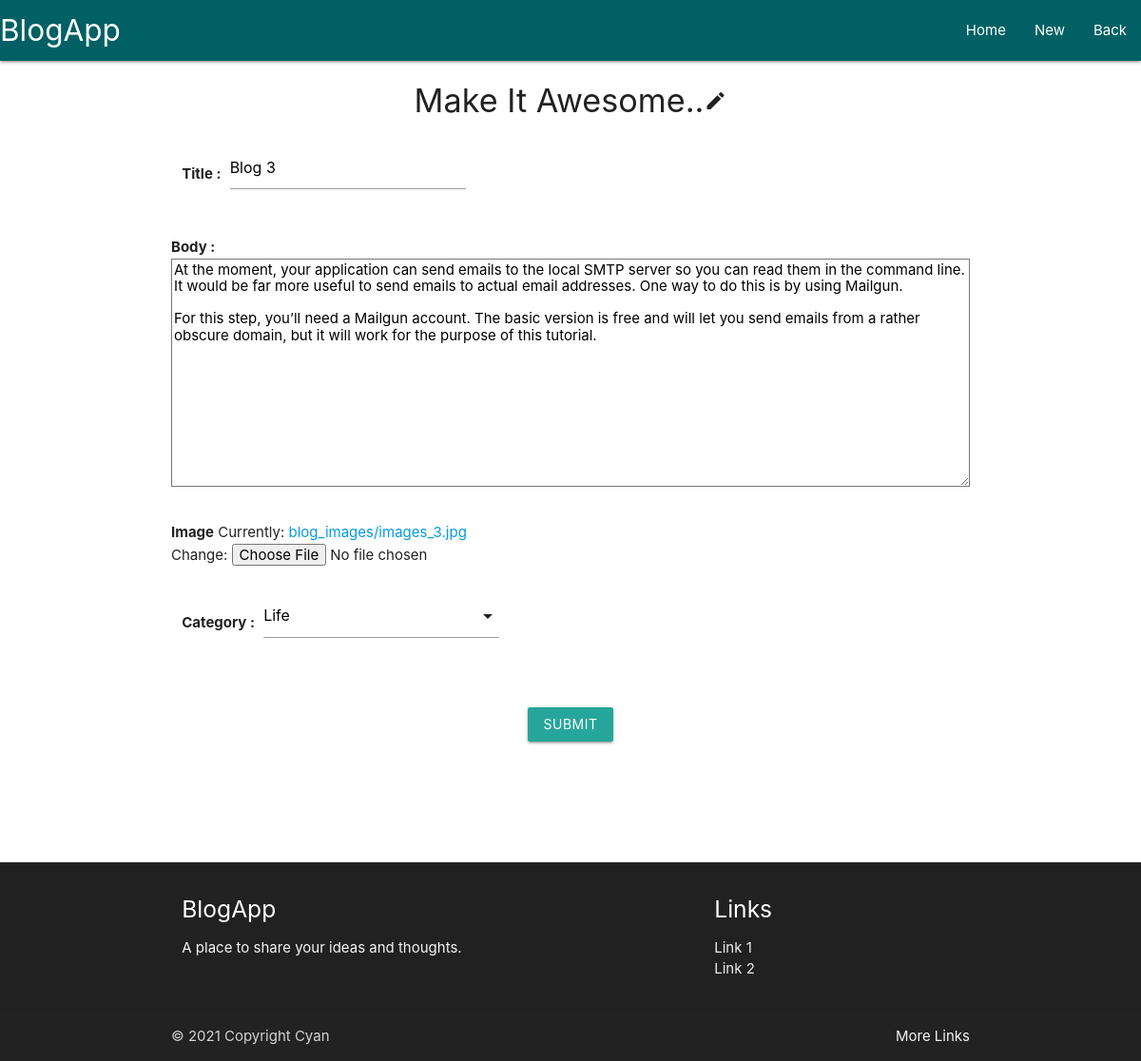
The app's page /blog/4/ with its own data.
### app/models.py (models this page shows, shortened)
class Posts(models.Model):
    title = models.CharField(max_length=50)
    body = models.TextField()
    image = models.ImageField(upload_to="blog_images")
    post_on = models.DateTimeField(auto_now_add=True)
    last_modify = models.DateTimeField(auto_now_add=True)
    categories = models.ForeignKey('Category', on_delete=models.CASCADE)

### app/views.py (the view, shortened to what this page needs)
# urls.py: path("blog/<int:pk>/",edit_blog,name="edit_blog"),
def edit_blog(request,pk):
    context={}
    post=Posts.objects.get(pk=pk)
    if request.method=="GET":
        form=PostForm(instance=post)
        return render(request,"app/edit_blog.html",{"form":form,"post":post})

### app/forms.py
class PostForm(forms.ModelForm):
    class Meta:
        model = Posts
        fields = ('title', 'body', 'image','categories')
        widgets={
            'body':forms.Textarea(attrs={'style':'height:30vh'}),
        }

### app/models.py (called while the page is built)
    def __str__(self):
        return self.name

### app/templates/app/edit_blog.html (shortened to what this page needs)
{% extends "app/base.html" %} {% block custom-nav %}
<li><a href="{% url 'blog_detail' post.pk %}">Back</a></li>
{% endblock %} {% block content %}
<div class="container">
  <div class="center-align">
    <h4>Make It Awesome..<i class="material-icons prefix">edit</i></h4>
  </div>
  <form method="post" enctype="multipart/form-data">
    <div class="row">
      <div class="col s12">
        <b>Title :</b>
        <div class="input-field inline">{{form.title}}</div>
      </div>
    </div>
    <span> <b>Body :</b></span>
    {{form.body}}
    <br /><br />
    <div class="input-field">
      <span><b>Image</b></span>
      {{form.image}}
    </div>
    <div class="row">
      <div class="col s12">
        <b>Category :</b>
        <div class="input-field inline">{{form.categories}}</div>
      </div>
    </div>
    <br />
    <div class="center-align">
      <button type="submit" class="btn btn-primary">Submit</button>
    </div>
  </form>
</div>
{% endblock %}

### records on screen
Posts: title "Blog 3", body "At the moment, your application can send emails to the local SMTP server so you can read them in the command line. It would be far more useful to send emails to actual email addresses. One way to do this is by using Mailgun. For this step, you’ll need a Mailgun account. The basic version is free and will let you send emails from a rather obscure domain, but it will work for the purpose of this tutorial."
